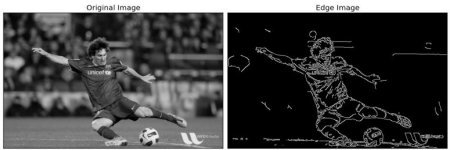
#> input picture messi5.jpg, 450 x 150 px
$ python Thresholding.py
#> lines starting #> are read from the running program, lines starting #| are printed output that depends on the picture; after the words box and inside, x2 and y2 are one past the last pixel; in counts of white or black regions, pixels touching at a corner belong together
import cv2
import numpy as np
from matplotlib import pyplot as plt
img = cv2.imread('messi5.jpg')
#> img is the input picture: shape (150, 450, 3); min 0, max 255, mean 69.9

ret,thresh1 = cv2.threshold(img,127,255,cv2.THRESH_BINARY)
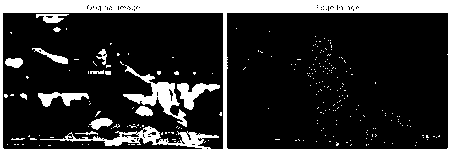
#> thresh1: shape (150, 450, 3); 17.6% white; 234 white regions (218 under 20 px), largest, box (x1, y1, x2, y2) and area: (0, 0, 450, 150) 8537, (123, 65, 187, 127) 1006, (177, 83, 220, 110) 491
ret,thresh2 = cv2.threshold(img,127,255,cv2.THRESH_BINARY_INV)
ret,thresh3 = cv2.threshold(img,127,255,cv2.THRESH_TRUNC)
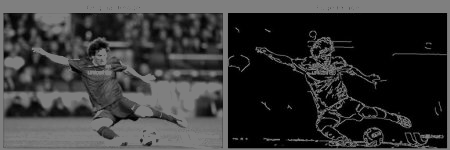
#> thresh3: shape (150, 450, 3); min 0, max 127, mean 55.3
ret,thresh4 = cv2.threshold(img,127,255,cv2.THRESH_TOZERO)
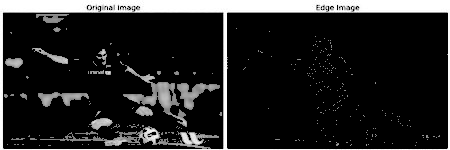
#> thresh4: shape (150, 450, 3); min 0, max 255, mean 37


titles = ['Original Image','BINARY','BINARY_INV','TRUNC','TOZERO']
images = [img, thresh1, thresh2, thresh3, thresh4]

for i in range(5):
    plt.subplot(2,3,i+1),plt.imshow(images[i],'gray')
    plt.title(titles[i])
    plt.xticks([]),plt.yticks([])

plt.show()
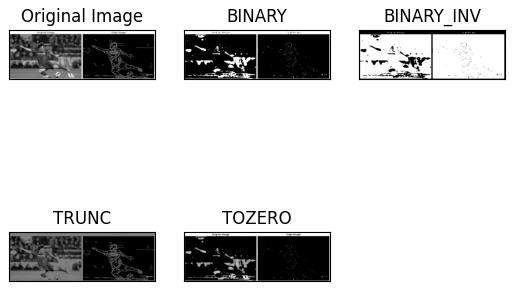
#> figure drawn by matplotlib, 5 panels
